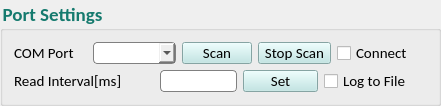
           <widget class="QGroupBox" name="ConConf_5">
            <property name="sizePolicy">
             <sizepolicy hsizetype="Fixed" vsizetype="Fixed">
              <horstretch>0</horstretch>
              <verstretch>0</verstretch>
             </sizepolicy>
            </property>
            <property name="minimumSize">
             <size>
              <width>441</width>
              <height>102</height>
             </size>
            </property>
            <property name="maximumSize">
             <size>
              <width>16777215</width>
              <height>16777215</height>
             </size>
            </property>
            <property name="font">
             <font>
              <family>Calibri</family>
              <pointsize>14</pointsize>
              <weight>75</weight>
              <bold>true</bold>
              <kerning>true</kerning>
             </font>
            </property>
            <property name="styleSheet">
             <string notr="true">color: #157A6E;
background:none;</string>
            </property>
            <property name="title">
             <string>Port Settings</string>
            </property>
            <layout class="QGridLayout" name="gridLayout_29">
             <item row="0" column="0">
              <layout class="QGridLayout" name="gridLayout_69">
               <item row="0" column="1">
                <widget class="QComboBox" name="PortComboBox">
                 <property name="sizePolicy">
                  <sizepolicy hsizetype="Fixed" vsizetype="Fixed">
                   <horstretch>0</horstretch>
                   <verstretch>0</verstretch>
                  </sizepolicy>
                 </property>
                 <property name="minimumSize">
                  <size>
                   <width>69</width>
                   <height>22</height>
                  </size>
                 </property>
                 <property name="maximumSize">
                  <size>
                   <width>90</width>
                   <height>22</height>
                  </size>
                 </property>
                 <property name="sizeIncrement">
                  <size>
                   <width>0</width>
                   <height>0</height>
                  </size>
                 </property>
                 <property name="font">
                  <font>
                   <family>Calibri</family>
                   <pointsize>11</pointsize>
                   <weight>50</weight>
                   <bold>false</bold>
                   <strikeout>false</strikeout>
                  </font>
                 </property>
                 <property name="cursor">
                  <cursorShape>ArrowCursor</cursorShape>
                 </property>
                 <property name="styleSheet">
                  <string notr="true">border: 1px solid gray;
border-radius: 4px;
color: rgb(0, 0, 0);</string>
                 </property>
                </widget>
               </item>
               <item row="0" column="4">
                <widget class="QCheckBox" name="PortConnect">
                 <property name="sizePolicy">
                  <sizepolicy hsizetype="Fixed" vsizetype="Fixed">
                   <horstretch>0</horstretch>
                   <verstretch>0</verstretch>
                  </sizepolicy>
                 </property>
                 <property name="minimumSize">
                  <size>
                   <width>90</width>
                   <height>22</height>
                  </size>
                 </property>
                 <property name="maximumSize">
                  <size>
                   <width>110</width>
                   <height>22</height>
                  </size>
                 </property>
                 <property name="font">
                  <font>
                   <family>Calibri</family>
                   <pointsize>11</pointsize>
                   <weight>50</weight>
                   <bold>false</bold>
                  </font>
                 </property>
                 <property name="styleSheet">
                  <string notr="true">color: rgb(0, 0, 0);</string>
                 </property>
                 <property name="text">
                  <string>Connect</string>
                 </property>
                </widget>
               </item>
               <item row="0" column="0">
                <widget class="QLabel" name="PortL_2">
                 <property name="sizePolicy">
                  <sizepolicy hsizetype="Fixed" vsizetype="Fixed">
                   <horstretch>0</horstretch>
                   <verstretch>0</verstretch>
                  </sizepolicy>
                 </property>
                 <property name="minimumSize">
                  <size>
                   <width>70</width>
                   <height>18</height>
                  </size>
                 </property>
                 <property name="maximumSize">
                  <size>
                   <width>73</width>
                   <height>18</height>
                  </size>
                 </property>
                 <property name="font">
                  <font>
                   <family>Calibri</family>
                   <pointsize>11</pointsize>
                   <weight>50</weight>
                   <bold>false</bold>
                  </font>
                 </property>
                 <property name="styleSheet">
                  <string notr="true">color: rgb(0, 0, 0);</string>
                 </property>
                 <property name="text">
                  <string>COM Port</string>
                 </property>
                </widget>
               </item>
               <item row="0" column="2">
                <widget class="QPushButton" name="sensorScanbtn">
                 <property name="sizePolicy">
                  <sizepolicy hsizetype="Fixed" vsizetype="Fixed">
                   <horstretch>0</horstretch>
                   <verstretch>0</verstretch>
                  </sizepolicy>
                 </property>
                 <property name="minimumSize">
                  <size>
                   <width>70</width>
                   <height>22</height>
                  </size>
                 </property>
                 <property name="maximumSize">
                  <size>
                   <width>70</width>
                   <height>22</height>
                  </size>
                 </property>
                 <property name="font">
                  <font>
                   <family>Calibri</family>
                   <pointsize>11</pointsize>
                   <weight>50</weight>
                   <bold>false</bold>
                   <kerning>true</kerning>
                  </font>
                 </property>
                 <property name="cursor">
                  <cursorShape>PointingHandCursor</cursorShape>
                 </property>
                 <property name="styleSheet">
                  <string notr="true">background-color:#BBE6E4;color: rgb(0, 0, 0);</string>
                 </property>
                 <property name="text">
                  <string>Scan</string>
                 </property>
                </widget>
               </item>
               <item row="0" column="3">
                <widget class="QPushButton" name="stopSensorScan">
                 <property name="sizePolicy">
                  <sizepolicy hsizetype="Preferred" vsizetype="Fixed">
                   <horstretch>0</horstretch>
                   <verstretch>0</verstretch>
                  </sizepolicy>
                 </property>
                 <property name="minimumSize">
                  <size>
                   <width>73</width>
                   <height>22</height>
                  </size>
                 </property>
                 <property name="maximumSize">
                  <size>
                   <width>73</width>
                   <height>22</height>
                  </size>
                 </property>
                 <property name="font">
                  <font>
                   <family>Calibri</family>
                   <pointsize>11</pointsize>
                   <weight>50</weight>
                   <bold>false</bold>
                   <kerning>true</kerning>
                  </font>
                 </property>
                 <property name="cursor">
                  <cursorShape>PointingHandCursor</cursorShape>
                 </property>
                 <property name="styleSheet">
                  <string notr="true">background-color:#BBE6E4;color: rgb(0, 0, 0);</string>
                 </property>
                 <property name="text">
                  <string>Stop Scan</string>
                 </property>
                </widget>
               </item>
              </layout>
             </item>
             <item row="1" column="0">
              <layout class="QGridLayout" name="gridLayout_70">
               <item row="0" column="1">
                <widget class="QLineEdit" name="IntervalLine">
                 <property name="sizePolicy">
                  <sizepolicy hsizetype="Fixed" vsizetype="Fixed">
                   <horstretch>0</horstretch>
                   <verstretch>0</verstretch>
                  </sizepolicy>
                 </property>
                 <property name="minimumSize">
                  <size>
                   <width>77</width>
                   <height>22</height>
                  </size>
                 </property>
                 <property name="maximumSize">
                  <size>
                   <width>77</width>
                   <height>22</height>
                  </size>
                 </property>
                 <property name="font">
                  <font>
                   <family>Calibri</family>
                   <pointsize>11</pointsize>
                   <weight>50</weight>
                   <bold>false</bold>
                  </font>
                 </property>
                 <property name="styleSheet">
                  <string notr="true">color: rgb(0, 0, 0);
border: 1px solid gray;
border-radius: 4px;</string>
                 </property>
                </widget>
               </item>
               <item row="0" column="2">
                <widget class="QPushButton" name="IntervalSetButton">
                 <property name="sizePolicy">
                  <sizepolicy hsizetype="Fixed" vsizetype="Fixed">
                   <horstretch>0</horstretch>
                   <verstretch>0</verstretch>
                  </sizepolicy>
                 </property>
                 <property name="minimumSize">
                  <size>
                   <width>75</width>
                   <height>22</height>
                  </size>
                 </property>
                 <property name="maximumSize">
                  <size>
                   <width>75</width>
                   <height>22</height>
                  </size>
                 </property>
                 <property name="font">
                  <font>
                   <family>Calibri</family>
                   <pointsize>11</pointsize>
                   <weight>50</weight>
                   <bold>false</bold>
                  </font>
                 </property>
                 <property name="cursor">
                  <cursorShape>PointingHandCursor</cursorShape>
                 </property>
                 <property name="styleSheet">
                  <string notr="true">background-color:#BBE6E4;color: rgb(0, 0, 0);</string>
                 </property>
                 <property name="text">
                  <string>Set</string>
                 </property>
                </widget>
               </item>
               <item row="0" column="0">
                <widget class="QLabel" name="ReadIntL_2">
                 <property name="sizePolicy">
                  <sizepolicy hsizetype="Fixed" vsizetype="Fixed">
                   <horstretch>0</horstretch>
                   <verstretch>0</verstretch>
                  </sizepolicy>
                 </property>
                 <property name="minimumSize">
                  <size>
                   <width>140</width>
                   <height>18</height>
                  </size>
                 </property>
                 <property name="maximumSize">
                  <size>
                   <width>150</width>
                   <height>18</height>
                  </size>
                 </property>
                 <property name="font">
                  <font>
                   <family>Calibri</family>
                   <pointsize>11</pointsize>
                   <weight>50</weight>
                   <bold>false</bold>
                  </font>
                 </property>
                 <property name="styleSheet">
                  <string notr="true">color: rgb(0, 0, 0);</string>
                 </property>
                 <property name="text">
                  <string>Read Interval[ms]</string>
                 </property>
                </widget>
               </item>
               <item row="0" column="3">
                <widget class="QCheckBox" name="logFileState">
                 <property name="sizePolicy">
                  <sizepolicy hsizetype="Fixed" vsizetype="Fixed">
                   <horstretch>0</horstretch>
                   <verstretch>0</verstretch>
                  </sizepolicy>
                 </property>
                 <property name="minimumSize">
                  <size>
                   <width>86</width>
                   <height>22</height>
                  </size>
                 </property>
                 <property name="maximumSize">
                  <size>
                   <width>130</width>
                   <height>22</height>
                  </size>
                 </property>
                 <property name="font">
                  <font>
                   <family>Calibri</family>
                   <pointsize>11</pointsize>
                   <weight>50</weight>
                   <bold>false</bold>
                   <kerning>true</kerning>
                  </font>
                 </property>
                 <property name="styleSheet">
                  <string notr="true">color: rgb(0, 0, 0);</string>
                 </property>
                 <property name="text">
                  <string>Log to File</string>
                 </property>
                </widget>
               </item>
              </layout>
             </item>
            </layout>
           </widget>
